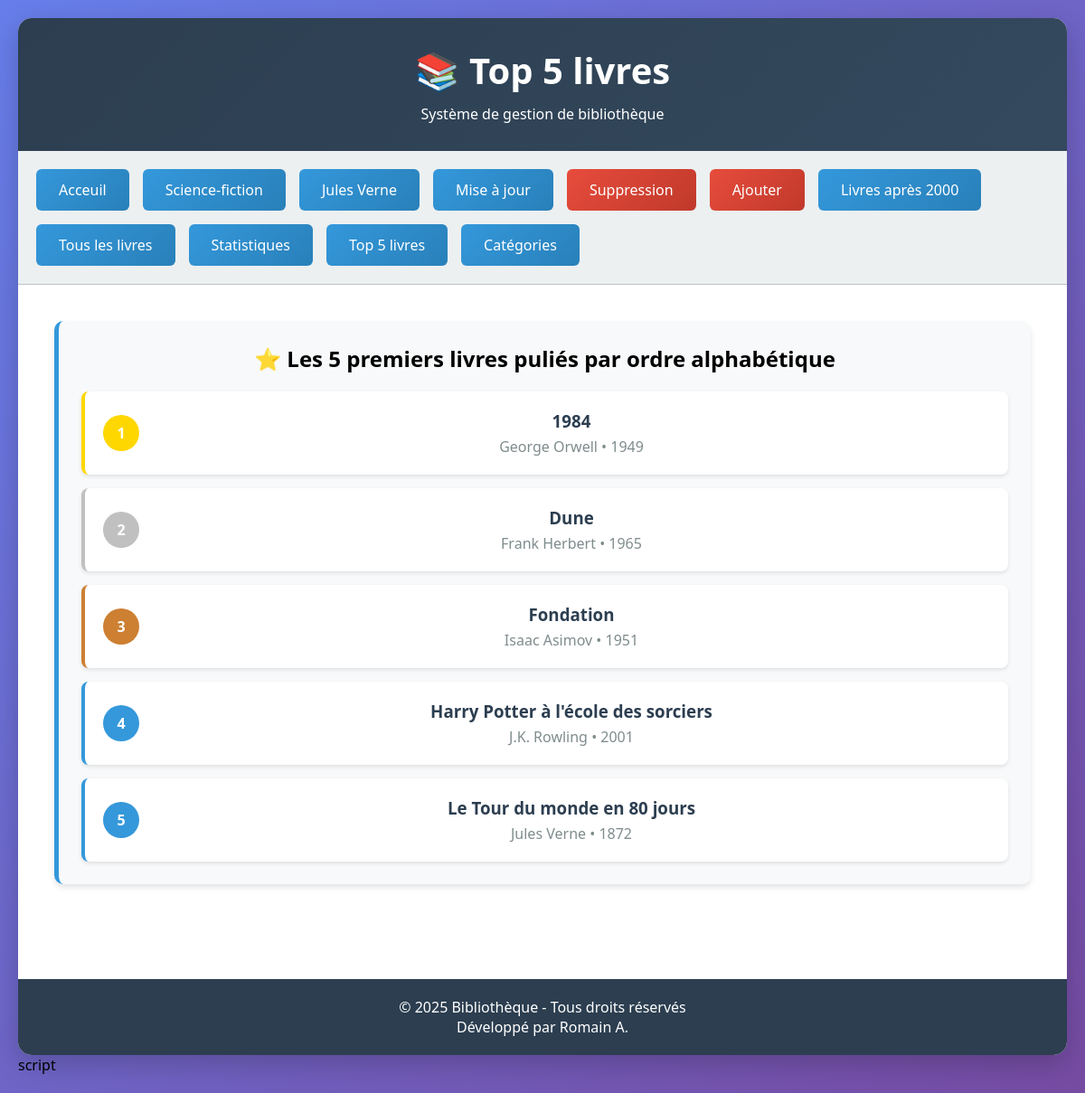
Screenshot of /top5_livres.php with the database file from the repository.
### tables this page shows
CREATE TABLE `livres` (
  `id` int(11) NOT NULL,
  `titre` varchar(255) NOT NULL,
  `auteur` varchar(255) NOT NULL,
  `annee_publication` int(11) DEFAULT NULL,
  `categorie` varchar(50) DEFAULT NULL,
  `image` varchar(50) DEFAULT NULL
);

### top5_livres.php (the view)
<?php
require_once 'config.php';
$title = "Top 5 livres";
echo getHeader($title);
echo getNavigation();
try {
    $conn = getConnection();
    $sql = "SELECT titre, auteur, annee_publication FROM livres ORDER BY titre LIMIT 5";
    $stmt = $conn->prepare($sql);
    $stmt->execute();
    $result = $stmt->fetchAll(PDO::FETCH_ASSOC);
    echo '<div class="content">';
    echo '<div class="card">';
    echo '<h2>⭐ Les 5 premiers livres puliés par ordre alphabétique</h2>';
    if (count($result) > 0) {
        echo '<div style="display: grid; gap: 15px; margin-top: 20px;">';
        $rank = 1;
        foreach ($result as $row) {
            $bg_color = $rank == 1 ? '#ffd700' : ($rank == 2 ? '#c0c0c0' : ($rank == 3 ? '#cd7f32' : '#3498db'));
            echo '<div style="background: white; padding: 20px; border-radius: 8px; border-left: 4px solid ' . $bg_color . '; box-shadow: 0 2px 4px rgba(0,0,0,0.1); display: flex; align-items: center; gap: 15px;">';
            echo '<div style="background: ' . $bg_color . '; color: white; width: 40px; height: 40px; border-radius: 50%; display: flex; align-items: center; justify-content: center; font-weight: bold;">' . $rank . '</div>';
            echo '<div style="flex: 1;">';
            echo '<h3 style="margin: 0 0 5px 0; color: #2c3e50;">' . htmlspecialchars($row['titre']) . '</h3>';
            echo '<p style="margin: 0; color: #7f8c8d;">' . htmlspecialchars($row['auteur']) . ' • ' . htmlspecialchars($row['annee_publication']) . '</p>';
            echo '</div>';
            echo '</div>';
            $rank++;
        }
        echo '</div>';
    } else {
        echo '<div class="alert alert-danger">Aucun livre trouvé.</div>';
    }
    echo '</div>';
    echo '</div>';
} catch(PDOException $e) {
    echo '<div class="content">';
    echo '<div class="alert alert-danger">Erreur: ' . $e->getMessage() . '</div>';
    echo '</div>';
}
echo getFooter();
?>script

### config.php (style rules this page uses)
* { margin: 0; padding: 0; box-sizing: border-box; }
body { font-family: "Segoe UI", Tahoma, Geneva, Verdana, sans-serif; background: linear-gradient(135deg, #667eea 0%, #764ba2 100%); min-height: 100vh; padding: 20px; }
.content { padding: 40px; }
.card { text-align: center; background: #f8f9fa; border-radius: 10px; padding: 25px; margin-bottom: 25px; border-left: 5px solid #3498db; box-shadow: 0 4px 6px rgba(0,0,0,0.1); }

### rows the page displays
livres: titre "1984", auteur "George Orwell", annee_publication "1949"
livres: titre "Dune", auteur "Frank Herbert", annee_publication "1965"
livres: titre "Fondation", auteur "Isaac Asimov", annee_publication "1951"
livres: titre "Harry Potter à l'école des sorciers", auteur "J.K. Rowling", annee_publication "2001"
livres: titre "Le Tour du monde en 80 jours", auteur "Jules Verne", annee_publication "1872"

### other values shown
$title "Top 5 livres"
